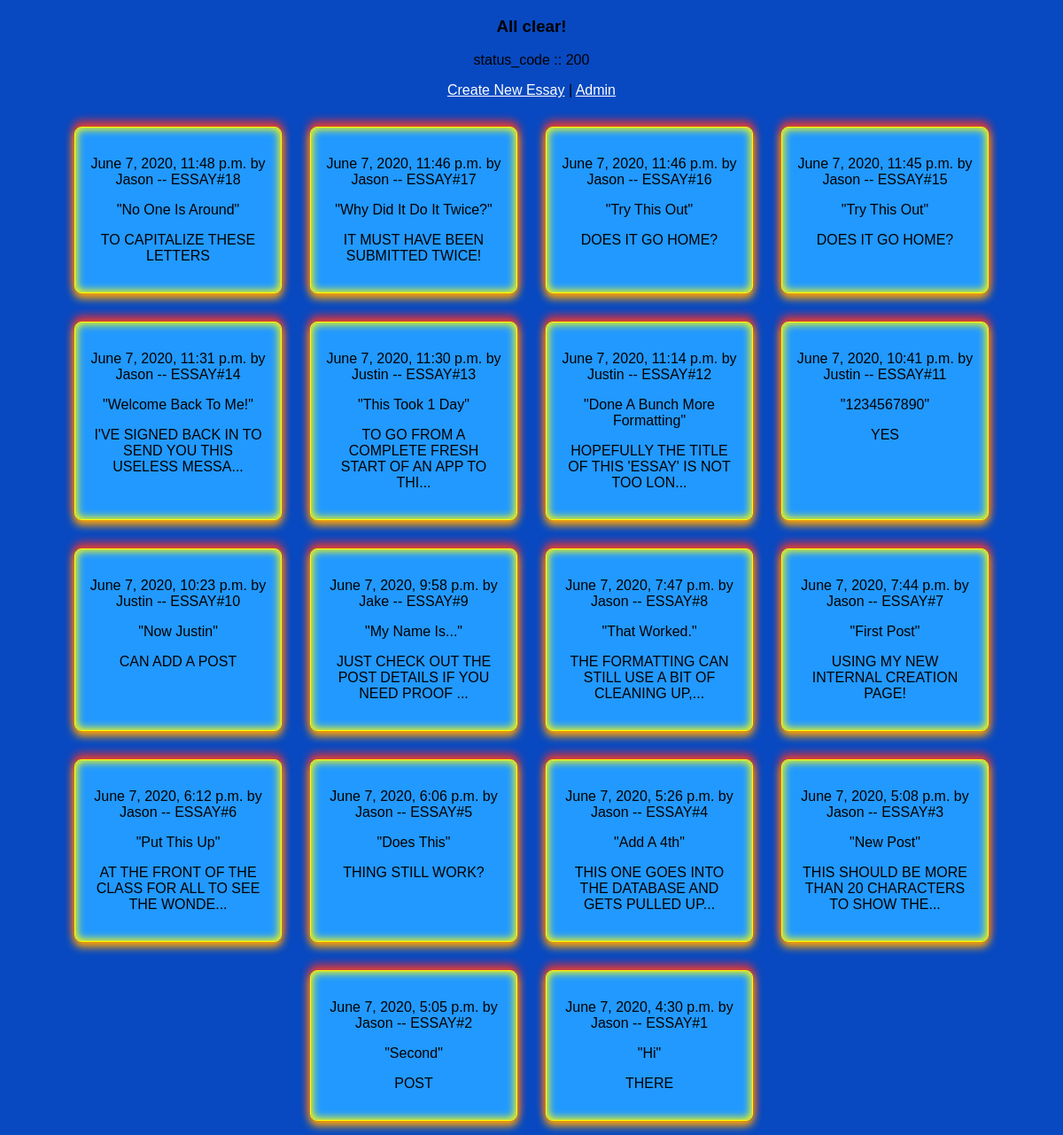
Before: / with the older database file.
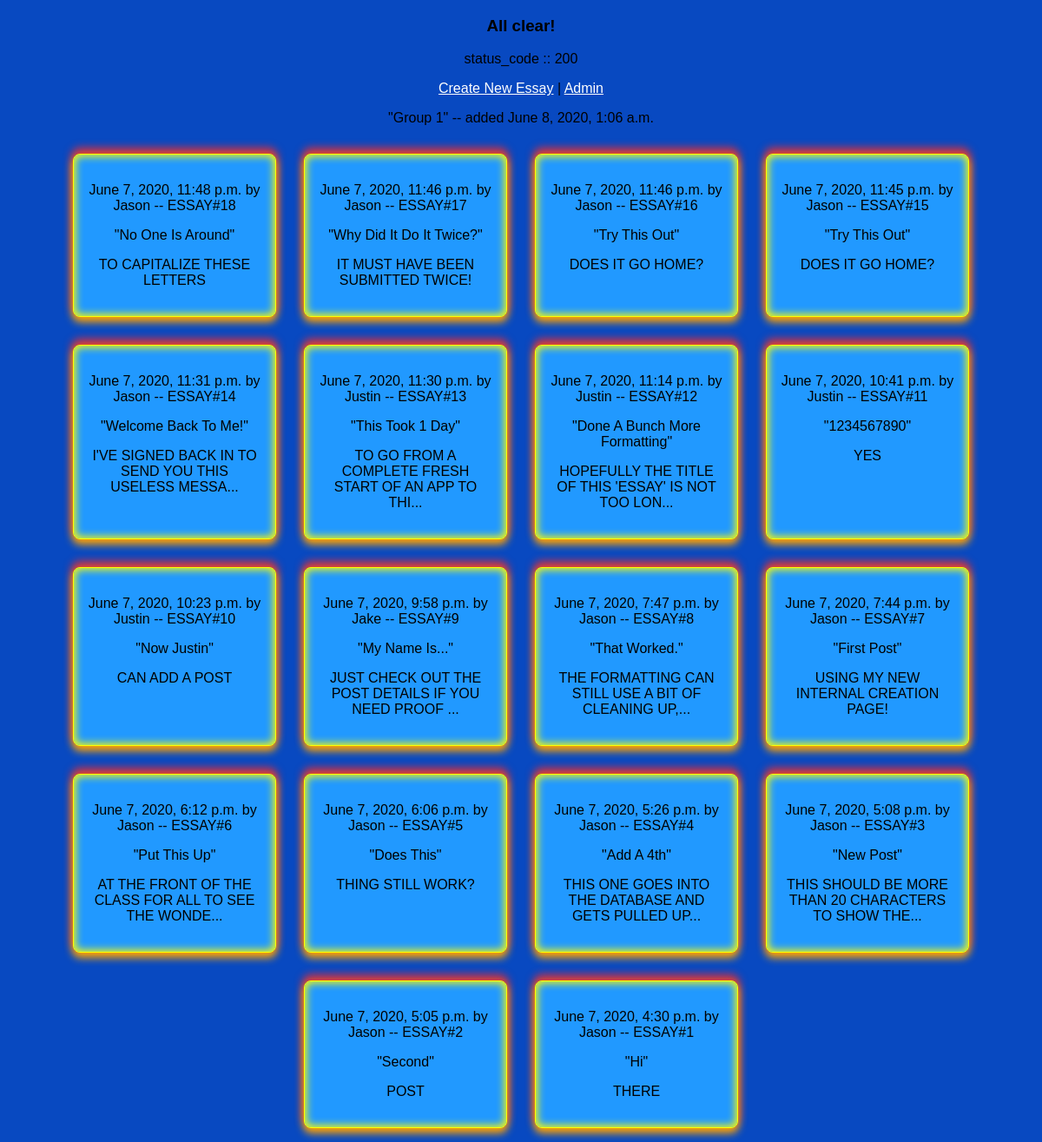
After: the same page with the newer database file.
### essays/models.py (models this page shows, shortened)
class Essay(models.Model):
    parent = models.ForeignKey('self', null=True, on_delete=models.SET_NULL)
    user = models.ForeignKey(_U, on_delete=models.CASCADE)
    timestamp = models.DateTimeField(auto_now_add=True)
    title = models.TextField(blank=True, null=True)
    content = models.TextField(blank=True, null=True)
    up = models.ManyToManyField(_U, related_name='upuser', blank=True, through=EssayVoteUp)
    down = models.ManyToManyField(_U, related_name='downuser', blank=True, through=EssayVoteDown)
    class Meta:
        ordering = ['-id']
    def concat_content(self):
        cc = str(self.content)[0:ADMIN_MAX_CONTENT_STRING_LENGTH]
        if len(cc) == ADMIN_MAX_CONTENT_STRING_LENGTH:
            cc += '...'
        return cc

### station/models.py (models this page shows)
class Station(models.Model):
    founder = models.ForeignKey(_U, related_name='stationfounder', null=True, on_delete=models.SET_NULL)
    founded_date = models.DateTimeField(auto_now_add=True)
    name = models.TextField(blank=True, null=True)
    category = models.TextField(blank=True, null=True)
    members = models.ForeignKey(_U, related_name='stationmembers', null=True, blank=True, on_delete=models.CASCADE)
    contribs = models.ManyToManyField(_U, related_name='stationcontribs', blank=True, through=StationContribsList)
    essays = models.ManyToManyField(Essay, related_name='stationessays', blank=True, through=StationEssaysList)

### essays/views.py (the view)
# urls.py: 2. Add a URL to urlpatterns:  path('', views.home, name='home')
def home(request, *args, **kwargs):
    search_essay = Essay.objects.all()
    search_station = Station.objects.all()
    DATA = {
        'message':'All clear!',
        'status':200,
        'essay':search_essay,
        'station':search_station
    }
    return render(request, 'home.html', context=DATA)

### templates/home.html (shortened to what this page needs)
<!DOCTYPE html>
<html lang="en">
<head>
  <link rel="stylesheet" href="/static/view.css">
</head>
<body style="text-align:center;">
  <h3>{{message}}</h3>
  {% if status %}
    <p>status_code :: {{status}}</p>
  {% endif %}
  <div>
    <a href="/essay/create">Create New Essay</a> |
    <a href="/admin">Admin</a>
  </div>
  {% if station %}
    <div>
      {% for s in station %}
        <p>"{{s.name}}" -- added {{s.founded_date}}</p>
      {% endfor %}
    </div>
  {% endif %}
  {% if essay %}
    <div class="dFlex flexWrap" style="margin-top:1em;width:100%;justify-content:center;">
      {% for e in essay %}
        <div class="border">
          <p>{{e.timestamp}} by {{e.user}}  -- ESSAY#{{e.id}}</p>
          <p>"{{e.title|title}}"</p>
          <p>{{e.concat_content|upper}}</p>
        </div>
      {% endfor %}
    </div>
  {% endif %}
</body>
</html>

Changed rows visible on the page:
added Station: name "Group 1", founded_date "June 8, 2020, 1:06 a.m."
